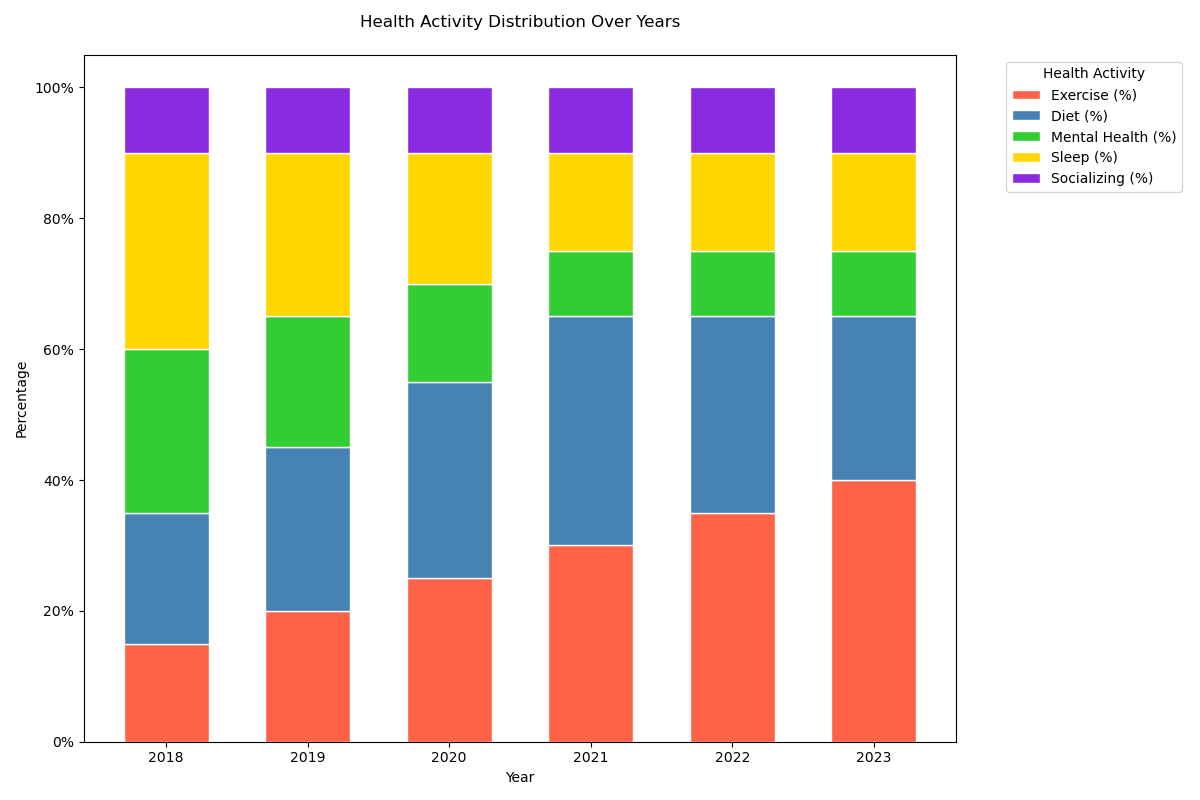

This chart was generated by the following Python code:

import matplotlib.pyplot as plt
import pandas as pd

# Given data
data = [
    {'Year': 2018, 'Exercise (%)': 15, 'Diet (%)': 20, 'Mental Health (%)': 25, 'Sleep (%)': 30, 'Socializing (%)': 10},
    {'Year': 2019, 'Exercise (%)': 20, 'Diet (%)': 25, 'Mental Health (%)': 20, 'Sleep (%)': 25, 'Socializing (%)': 10},
    {'Year': 2020, 'Exercise (%)': 25, 'Diet (%)': 30, 'Mental Health (%)': 15, 'Sleep (%)': 20, 'Socializing (%)': 10},
    {'Year': 2021, 'Exercise (%)': 30, 'Diet (%)': 35, 'Mental Health (%)': 10, 'Sleep (%)': 15, 'Socializing (%)': 10},
    {'Year': 2022, 'Exercise (%)': 35, 'Diet (%)': 30, 'Mental Health (%)': 10, 'Sleep (%)': 15, 'Socializing (%)': 10},
    {'Year': 2023, 'Exercise (%)': 40, 'Diet (%)': 25, 'Mental Health (%)': 10, 'Sleep (%)': 15, 'Socializing (%)': 10}
]

# Convert the dictionary list to a DataFrame
df = pd.DataFrame(data)

# Set the index to 'Year'
df.set_index('Year', inplace=True)

# Calculate the cumulative sum of the percentages to stack them correctly
cumulative_values = df.cumsum(axis=1)

# Create the 100% stacked bar chart using matplotlib
colors = ['#FF6347', '#4682B4', '#32CD32', '#FFD700', '#8A2BE2']  # Custom color codes
fig, ax = plt.subplots(figsize=(12, 8))  # Change the width and height of the chart

bar_width = 0.6  # Adjust the bar width
for i, col in enumerate(df.columns):
    # We'll plot the bottom values for all but the first column (i.e., index 0)
    bottom_values = cumulative_values.iloc[:, i-1] if i > 0 else None
    ax.bar(
        df.index,
        df[col],
        bottom=bottom_values,
        color=colors[i],
        edgecolor='white',
        label=col,
        width=bar_width
    )

# Add some customizations
ax.set_xticks(df.index)
ax.set_xticklabels(df.index)
ax.set_xlabel('Year')
ax.set_ylabel('Percentage')
ax.set_title('Health Activity Distribution Over Years', pad=20)
ax.legend(title='Health Activity', bbox_to_anchor=(1.05, 1), loc='upper left')

# Change the y-ticks to percentage
yticks = ax.get_yticks()
ax.set_yticklabels(['{}%'.format(int(y)) for y in yticks])

plt.tight_layout()

# Display the plot
plt.show()
